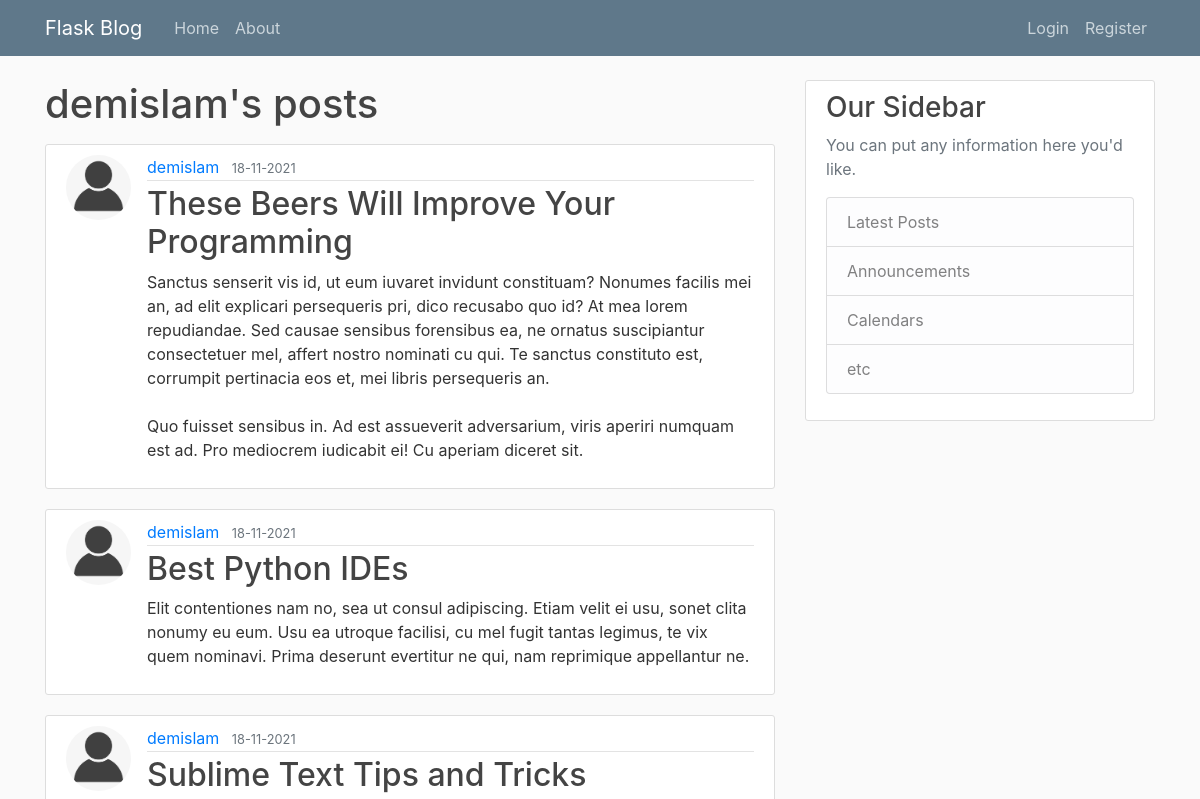
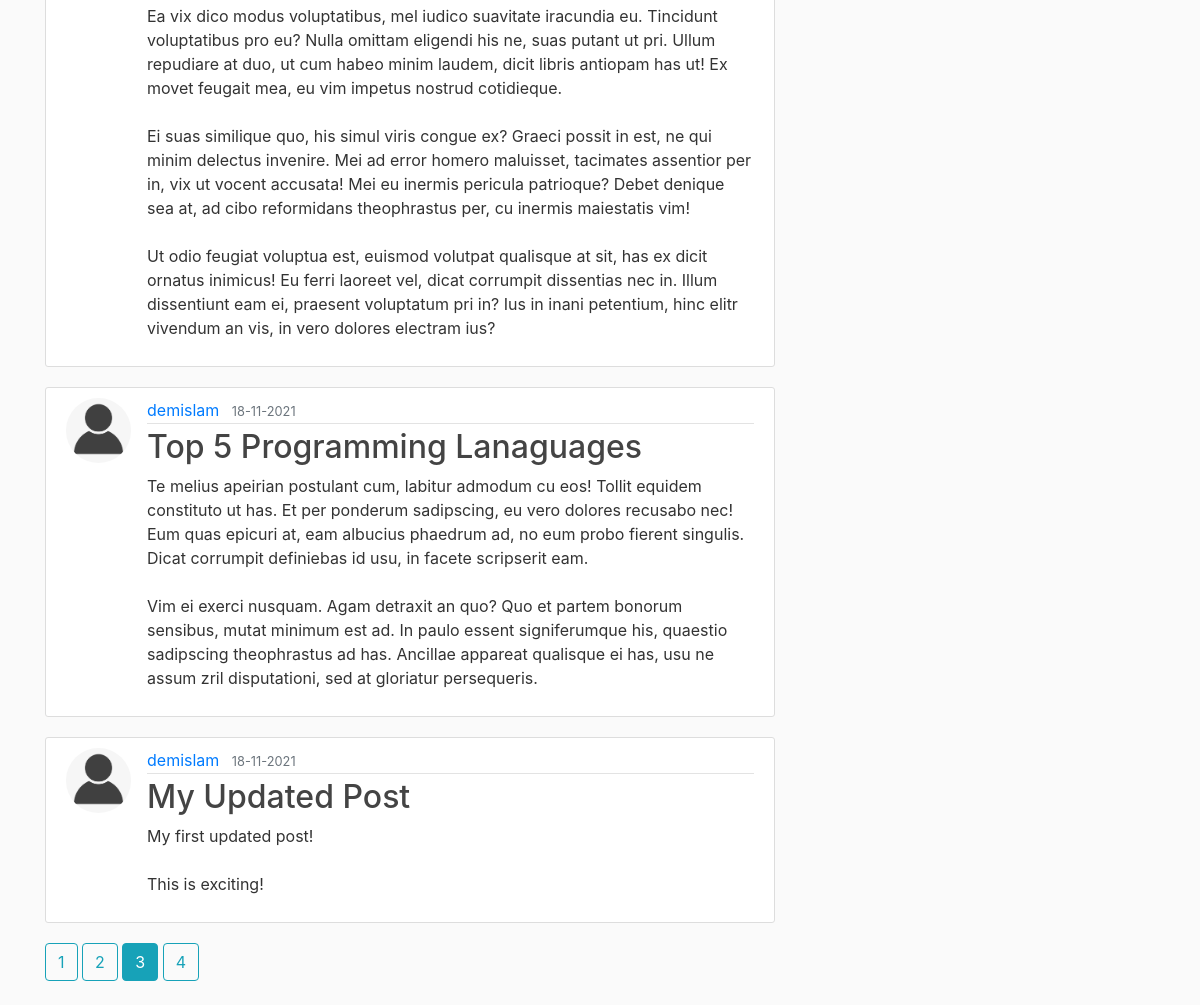
The app's page /user/demislam/posts?page_num=3 with its own data (2 pictures, top to bottom).
### blog_webapp/models.py (models this page shows, shortened)
class User(db.Model, UserMixin):
    id = db.Column(db.Integer, primary_key=True)
    username = db.Column(db.String(20), unique=True, nullable=False)
    email = db.Column(db.String(120), unique=True, nullable=False)
    profile_image_file = db.Column(db.String(20), nullable=False,
                                   default='default_profile_image.png')
    password = db.Column(db.String(60), nullable=False)
    posts = db.relationship('Post', backref='author', lazy=True)

class Post(db.Model):
    id = db.Column(db.Integer, primary_key=True)
    title = db.Column(db.String(100), nullable=False)
    timestamp = db.Column(db.DateTime, nullable=False, default=datetime.utcnow)
    content = db.Column(db.Text, nullable=False)
    user_id = db.Column(db.Integer, db.ForeignKey('user.id'), nullable=False)

### blog_webapp/users/routes.py (the view)
@users.route('/user/<string:username>/posts', methods=['GET'])
def get_user_posts(username):
    curr_page_num = request.args.get('page_num', 1, type=int)
    user = User.query.filter_by(username=username).first_or_404()
    posts_paginated = Post.query\
        .filter_by(author=user)\
        .order_by(Post.timestamp.desc())\
        .paginate(page=curr_page_num, per_page=5)
    posts = [post for post in posts_paginated.items]
    all_page_nums = [page_num for page_num in posts_paginated.iter_pages(left_edge=1,
                                                                         left_current=1, right_current=2,
                                                                         right_edge=1)]
    return render_template('user_posts.html', posts=posts, curr_page_num=curr_page_num, all_page_nums=all_page_nums, user=user)

### blog_webapp/templates/user_posts.html
{% extends "layout.html" %}
{% block content %}
    <h1 class="mb-3">{{user.username}}'s posts</h1>
    {% for post in posts %}
    <article class="media content-section">
        <img class="rounded-circle article-img" src=" {{url_for('static', filename='profile_pics/'+post.author.profile_image_file) }}" alt="">
        <div class="media-body">
            <div class="article-metadata">
                <a class="mr-2" href="#">{{ post.author.username }}</a>
                <small class="text-muted">{{ post.timestamp.strftime('%d-%m-%Y') }}</small>
            </div>
            <h2><a class="article-title" href="{{ url_for('posts.get_post', post_id=post.id) }}">{{ post.title }}</a></h2>
            <p class="article-content">{{ post.content }}</p>
        </div>
    </article>
    {% endfor %}
    {% for page_num in all_page_nums %}
        {% if page_num %}
            {% if page_num == curr_page_num %}
                <a href="{{ url_for('users.get_user_posts', page_num=page_num, username=user.username) }}" class="btn btn-info mb-4">{{ page_num }}</a>
            {% else %}
                <a href="{{ url_for('users.get_user_posts', page_num=page_num, username=user.username) }}" class="btn btn-outline-info mb-4">{{ page_num }}</a>
            {% endif %}
        {% else %}
            ...
        {% endif %}
    {% endfor %}
{% endblock content %}

### blog_webapp/static/main.css (style rules this page uses)
body { background: #fafafa; color: #333333; margin-top: 5rem; }
h1, h2, h3, h4, h5, h6 { color: #444444; }
.content-section { background: #ffffff; padding: 10px 20px; border: 1px solid #dddddd; border-radius: 3px; margin-bottom: 20px; }
.article-title { color: #444444; }
.article-content { white-space: pre-line; }
.article-img { height: 65px; width: 65px; margin-right: 16px; }
.article-metadata { padding-bottom: 1px; margin-bottom: 4px; border-bottom: 1px solid #e3e3e3 }

### records on screen
User: username "demislam"
Post: profile_image_file (placeholder picture), author.username "demislam", timestamp "18-11-2021", title "These Beers Will Improve Your Programming", content "Sanctus senserit vis id, ut eum iuvaret invidunt constituam? Nonumes facilis mei an, ad elit explicari persequeris pri, dico recusabo quo id? At mea lorem repudiandae. Sed causae sensibus forensibus ea, ne ornatus suscipiantur consectetuer mel, affert nostro nominati cu qui. Te sanctus constituto est, corrumpit pertinacia eos et, mei libris persequeris an. Quo fuisset sensibus in. Ad est assueverit adversarium, viris aperiri numquam est ad. Pro mediocrem iudicabit ei! Cu aperiam diceret sit."
Post: profile_image_file (placeholder picture), author.username "demislam", timestamp "18-11-2021", title "Best Python IDEs", content "Elit contentiones nam no, sea ut consul adipiscing. Etiam velit ei usu, sonet clita nonumy eu eum. Usu ea utroque facilisi, cu mel fugit tantas legimus, te vix quem nominavi. Prima deserunt evertitur ne qui, nam reprimique appellantur ne."
Post: profile_image_file (placeholder picture), author.username "demislam", timestamp "18-11-2021", title "Sublime Text Tips and Tricks", content "Ea vix dico modus voluptatibus, mel iudico suavitate iracundia eu. Tincidunt voluptatibus pro eu? Nulla omittam eligendi his ne, suas putant ut pri. Ullum repudiare at duo, ut cum habeo minim laudem, dicit libris antiopam has ut! Ex movet feugait mea, eu vim impetus nostrud cotidieque. Ei suas similique quo, his simul viris congue ex? Graeci possit in est, ne qui minim delectus invenire. Mei ad error homero maluisset, tacimates assentior per in, vix ut vocent accusata! Mei eu inermis pericula patrioque? Debet denique sea at, ad cibo reformidans theophrastus per, cu inermis maiestatis vim! Ut odio feugiat voluptua est, euismod volutpat qualisque at sit, has ex dicit ornatus inimicus! Eu…"
Post: profile_image_file (placeholder picture), author.username "demislam", timestamp "18-11-2021", title "Top 5 Programming Lanaguages", content "Te melius apeirian postulant cum, labitur admodum cu eos! Tollit equidem constituto ut has. Et per ponderum sadipscing, eu vero dolores recusabo nec! Eum quas epicuri at, eam albucius phaedrum ad, no eum probo fierent singulis. Dicat corrumpit definiebas id usu, in facete scripserit eam. Vim ei exerci nusquam. Agam detraxit an quo? Quo et partem bonorum sensibus, mutat minimum est ad. In paulo essent signiferumque his, quaestio sadipscing theophrastus ad has. Ancillae appareat qualisque ei has, usu ne assum zril disputationi, sed at gloriatur persequeris."
Post: profile_image_file (placeholder picture), author.username "demislam", timestamp "18-11-2021", title "My Updated Post", content "My first updated post! This is exciting!"

### other values on screen
{{ page_num }} "1" "2" "4"
{{ page_num }} "3"
